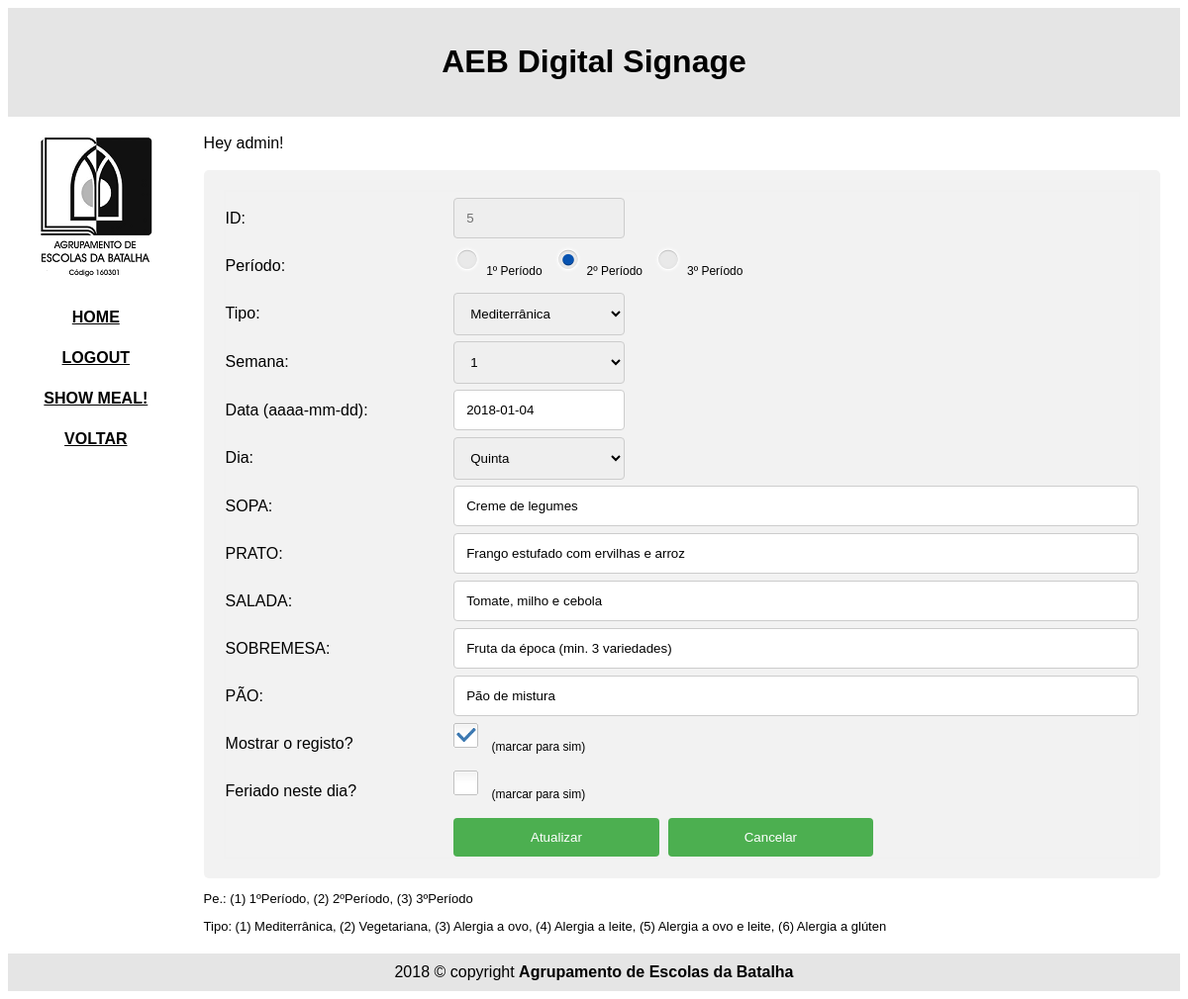
Page /managerDatabaseRecord.php?id=5&mode=edit (signed in) on the committed database.
### tables this page shows
CREATE TABLE IF NOT EXISTS `ementas1` (
`ID` int(11) NOT NULL,
  `periodo` tinyint(1) DEFAULT NULL,
  `tipo` tinyint(1) DEFAULT NULL,
  `semana` int(5) DEFAULT NULL,
  `data` date DEFAULT NULL,
  `dia` varchar(7) DEFAULT NULL,
  `sopa` varchar(100) NOT NULL,
  `prato` varchar(255) NOT NULL,
  `salada` varchar(100) NOT NULL,
  `sobremesa` varchar(100) NOT NULL,
  `pao` varchar(100) NOT NULL,
  `mostrar` tinyint(1) NOT NULL DEFAULT '1',
  `feriado` tinyint(1) NOT NULL DEFAULT '0'
);

### managerDatabaseRecord.php (the view, shortened to what this page needs)
<!DOCTYPE html>
<html>
<head>
</head>
<body >
<div style="background-color:#e5e5e5;padding:15px;text-align:center;">
  <h1>AEB Digital Signage</h1>
</div>
<div style="overflow:auto">
<div class="menu">
<p><img src="aeblogo150.png" alt="Logo"></p>
    <a href="index.html">HOME</a>
	<?php
		if (isset($_SESSION['username'])) {
			echo "<a href='logout.php'>LOGOUT</a>";
		}
		else {
			echo "<a href='login.php'>LOGIN</a>";
		}
	?>
    <a href="#">SHOW MEAL!</a>
	<a href="managerDatabase.php">VOLTAR</a>
	<p>&nbsp;</p>
  </div>
  <div class="main"><br>
	<?php
		if (!isset($_SESSION['username'])) {
			header('Location: login.php');
		}
		else {
			$username=$_SESSION['username'];
			echo "Hey ".$username."!<br>&nbsp;";
		}
	$botao = "";
	if(!isset($_GET['id']) AND !isset($_GET['mode'])) {
		header("Location: managerDatabase.php");
		exit;
	}
	else {
		if(!isset($_GET['id'])) {
			header("Location: managerDatabase.php");
			exit;
			}
		else {
			$id = $_GET['id'];
			$modo = $_GET['mode'];
			if ($modo == 'edit') { $botao = "Atualizar"; }
		}
	}
	$consulta = "SELECT * FROM ementas1 WHERE ID=" .$id;
	$resultado = mysqli_query($ligacao, $consulta);
	if($resultado){
		while($linha = mysqli_fetch_array($resultado)){
			$campo0= $linha["ID"];
			$campo1 = $linha["periodo"];
			$campo2= $linha["tipo"];
			$campo3 = $linha["semana"];
			$campo4 = $linha["data"];
			$campo5 = $linha["dia"];
			$campo6 = $linha["sopa"];
			$campo7 = $linha["prato"];
			$campo8 = $linha["salada"];
			$campo9 = $linha["sobremesa"];
			$campo10 = $linha["pao"];
			$campo11 = $linha["mostrar"];
			$campo12 = $linha["feriado"];
		}
		?>
		<div class="container">
		<form id="form_registo" method="POST"
			action="processarRegisto.php?id=<?php echo $campo0 ?>&mode=<?php echo $modo ?>">
			<div class="row">
				<div class="col-25"><label for="ID">ID:</label></div>
				<div class="col-75">
					<input type="text" class="short inactive" name="ID" value="<?php echo $campo0 ?>" readonly>
				</div>
			</div>
			<div class="row">
				<div class="col-25"><label>Período:</label></div>
				<div class="col-75"><?php
					$options = array( '1º Período', '2º Período', '3º Período' );
					$output = '';
					for( $i=0; $i<count($options); $i++ ) {
						$item=$i+1;
						if ($modo=='edit') {
							$output = '<input type="radio" name="periodo" id="radio'.$item.'" class="css-radio" value='.$item.' '.($campo1 == $item ? 'checked="checked"' : '' ).'><label for="radio'.$item.'" class="css-labelrad radGroup">'.$options[$i].'</label>';
						}
						else {
							$output = '<input type="radio" name="periodo" id="radio'.$item.'" class="css-radio" value='.$item.' '.($campo1 == $item ? 'checked="checked"' : '' ).' disabled><label for="radio'.$item.'" class="css-labelrad radGroup">'.$options[$i].'</label>';
						}
						echo $output;
					}
					?></div>
			</div>
			<div class="row">
				<div class="col-25"><label>Tipo:</label></div>
				<div class="col-75"><select name="tipo" class="short" ><?php
						$options = array( 'Mediterrânica', 'Vegetariana', 'Alergia a ovo', 'Alergia a leite', 'Alergia a ovo e leite', 'Alergia a glúten');
						$output = '';
							for( $i=0; $i<count($options); $i++ ) {
								$item=$i+1;
								if ($modo=='edit') {
									$output = '<option value='.$item.' '.($campo2 == $item ? 'selected="selected"' : '' ).'>'.$options[$i].'</option>';
								}
								else {
									$output = '<option value='.$item.' '.($campo2 == $item ? 'selected="selected"' : '' ).'  disabled>'.$options[$i].'</option>';
								}
								echo $output;
							}
					?></select></div>
			</div>
			<div class="row">
				<div class="col-25"><label>Semana:</label></div>
				<div class="col-75">
						<select name="semana" class="short" ><?php
							$output = '';
							for( $i=0; $i<15; $i++ ) {
								$item=$i+1;
								if ($modo=='edit') {
									$output = '<option value='.$item.' '.($campo3 == $item ? 'selected="selected"' : '' ).'>'.$item.'</option>';
								}
								else {
									$output = '<option value='.$item.' '.($campo3 == $item ? 'selected="selected"' : '' ).'  disabled>'.$item.'</option>';
								}
								echo $output;
							}
					?></select>
				</div>
			</div>
			<div class="row">
				<div class="col-25"><label>Data (aaaa-mm-dd):</label></div>
				<div class="col-75">
					<?php
							if ($modo=='edit') {
								echo '<input type="text" name="data" class="short" value="'.$campo4.'">';
							}
							else {
								echo '<input type="text" name="data" class="short" value="'.$campo4.'" readonly>';
							}
					?>
				</div>
			</div>
			<div class="row">
				<div class="col-25"><label>Dia:</label></div>
				<div class="col-75">
						<select name="dia" class="short" ><?php
							$options = array( 'Segunda', 'Terça', 'Quarta', 'Quinta', 'Sexta');
							$output = '';
							for( $i=0; $i<count($options); $i++ ) {
								if ($modo=='edit') {
									$output = '<option value='.$options[$i].' '.($campo5 == $options[$i] ? 'selected="selected"' : '' ).'>'.$options[$i].'</option>';
								}
								else {
									$output = '<option value='.$options[$i].' '.($campo5 == $options[$i] ? 'selected="selected"' : '' ).'  disabled>'.$options[$i].'</option>';
								}
								echo $output;
							}
					?></select>
				</div>
			</div>
			<div class="row">
				<div class="col-25"><label>SOPA:</label></div>
				<div class="col-75">
					<?php
						if ($modo=='edit') {
							echo '<input type="text" name="sopa" value="'.$campo6.'">';
						}
						else {
							echo '<input type="text" name="sopa" value="'.$campo6.'" readonly>';
						}
					?>
				</div>
			</div>
			<div class="row">
				<div class="col-25"><label>PRATO:</label></div>
				<div class="col-75">
					<?php
						if ($modo=='edit') {
							echo '<input type="text" name="prato" value="'.$campo7.'">';
						}
						else {
							echo '<input type="text" name="prato" value="'.$campo7.'" readonly>';
						}
					?>
				</div>
			</div>
			<div class="row">
				<div class="col-25"><label>SALADA:</label></div>
				<div class="col-75">
					<?php
						if ($modo=='edit') {
							echo '<input type="text" name="salada" value="'.$campo8.'">';
						}
						else {
							echo '<input type="text" name="salada" value="'.$campo8.'" readonly>';
						}
					?>
				</div>
			</div>
			<div class="row">
				<div class="col-25"><label>SOBREMESA:</label></div>
				<div class="col-75">
					<?php
						if ($modo=='edit') {
							echo '<input type="text" name="sobremesa" value="'.$campo9.'">';
						}
						else {
							echo '<input type="text" name="sobremesa" value="'.$campo9.'" readonly>';
						}
					?>
				</div>
			</div>
			<div class="row">
				<div class="col-25"><label>PÃO:</label></div>
				<div class="col-75">
					<?php
						if ($modo=='edit') {
							echo '<input type="text" name="pao" value="'.$campo10.'">';
						}
						else {
							echo '<input type="text" name="pao" value="'.$campo10.'" readonly>';
						}
					?>
				</div>
			</div>
			<div class="row">
				<div class="col-25"><label>Mostrar o registo?</label></div>
				<div class="col-75"><?php
					$output = '';
					if ($modo=='edit') {
						$output = '<input name="mostrar" type="checkbox" class="css-checkbox" id="checkboxG1"'.($campo11 == 1 ? 'checked="checked"' : '' ).'><label for="checkboxG1" class="css-labelchk">&nbsp;(marcar para sim)</label>';
					}
					else {
						$output = '<input name="mostrar" type="checkbox" class="css-checkbox" id="checkboxG1"'.($campo11 == 1 ? 'checked="checked"' : '' ).' disabled><label for="checkboxG1" class="css-labelchk">&nbsp;(marcar para sim)</label>';
					}
					echo $output;
					?>
				</div>
			</div>
			<div class="row">
				<div class="col-25"><label>Feriado neste dia?</label></div>
				<div class="col-75"><?php
					$output = '';
					if ($modo=='edit') {
						$output = '<input name="feriado" type="checkbox" class="css-checkbox" id="checkboxG2"'.($campo12 == 1 ? 'checked="checked"' : '' ).'><label for="checkboxG2" class="css-labelchk">&nbsp;(marcar para sim)</label>';
					}
					else {
						$output = '<input name="feriado" type="checkbox" class="css-checkbox" id="checkboxG2"'.($campo12 == 1 ? 'checked="checked"' : '' ).' disabled><label for="checkboxG2" class="css-labelchk">&nbsp;(marcar para sim)</label>';
					}
					echo $output;
					?>
				</div>
			</div>
			<div class="row">
				<div class="col-75">
					<input type="submit" name="doit" value="<?php echo $botao ?>">&nbsp;
					<input type="submit" name="cancel" value="Cancelar" >&nbsp;
				</div>
			</div>
	<?php
	}
	else {
		echo "Não foi encontrado o registo.";
	}
	?>
		</form>
	</div>
	<div>
		<pre>Pe.: (1) 1ºPeríodo, (2) 2ºPeríodo, (3) 3ºPeríodo</pre>
		<pre>Tipo: (1) Mediterrânica, (2) Vegetariana, (3) Alergia a ovo, (4) Alergia a leite, (5) Alergia a ovo e leite, (6) Alergia a glúten </pre>
	</div>
</div>
</div>
<div style="background-color:#e5e5e5;text-align:center;padding:10px;margin-top:7px;">2018 © copyright <strong>Agrupamento de Escolas da Batalha</strong></div>
</body>
</html>

### managerDatabaseRecord.php (style rules this page uses)
body { font-family: Arial, Helvetica, sans-serif; }
form { border: 2px solid #f1f1f1; }
pre { font-family: Arial, Helvetica, sans-serif; font-size:0.8125em; }
input[type=radio].css-radio + label.css-labelrad { padding-left:33px; height:28px; display:inline-block; line-height:28px; background-repeat:no-repeat; background-position: 0 0; font-size:12px; vertical-align:middle; cursor:pointer; }
input[type=radio].css-radio:checked + label.css-labelrad { background-position: 0 -28px; }
label.css-labelrad { background-image:url(2radio.png); -webkit-touch-callout: none; -webkit-user-select: none; -khtml-user-select: none; -moz-user-select: none; -ms-user-select: none; user-select: none; }
input[type=checkbox].css-checkbox + label.css-labelchk { padding-left:35px; height:25px; display:inline-block; line-height:25px; background-repeat:no-repeat; background-position: 0 0; font-size:12px; vertical-align:middle; cursor:pointer; }
input[type=checkbox].css-checkbox:checked + label.css-labelchk { background-position: 0 -25px; }
label.css-labelchk { background-image:url(2checkbox.png); -webkit-touch-callout: none; -webkit-user-select: none; -khtml-user-select: none; -moz-user-select: none; -ms-user-select: none; user-select: none; }
input[type=text], select { width: 100%; padding: 12px; border: 1px solid #ccc; border-radius: 4px; resize: vertical; }
input.short[type=text], select.short { width: 25%; padding: 12px; border: 1px solid #ccc; border-radius: 4px; resize: vertical; }
input.inactive[type=text], select.inactive { width: 25%; padding: 12px; border: 1px solid #ccc; border-radius: 4px; resize: vertical; background: #eee; color: #727272; }
label { padding: 12px 12px 12px 0; display: inline-block; }
input[type=submit] { background-color: #4CAF50; color: white; padding: 12px 20px; border: none; border-radius: 4px; cursor: pointer; width: 30%; //float: right; }
.container { border-radius: 5px; background-color: #f2f2f2; padding: 20px; }
.col-25 { float: left; width: 25%; margin-top: 6px; }
.col-75 { float: left; width: 75%; margin-top: 6px; }
.row:after { content: ""; display: table; clear: both; }
* { box-sizing: border-box; }
.menu { float:left; width:15%; text-align:center; }
.menu a { background-color:#ffffff; padding:8px; margin-top:7px; display:block; width:100%; color:black; font-weight: bold; }
.main { float:left; width:85%; padding:0 20px; }

### rows in the picture
ementas1: ID "5", tipo "Mediterrânica", semana "1", data "2018-01-04", dia "Quinta", sopa "Creme de legumes", prato "Frango estufado com ervilhas e arroz", salada "Tomate, milho e cebola", sobremesa "Fruta da época (min. 3 variedades)", pao "Pão de mistura"

### other values in the picture
$username "admin"
$options[$i] "1º Período"
$options[$i] "2º Período"
$options[$i] "3º Período"
